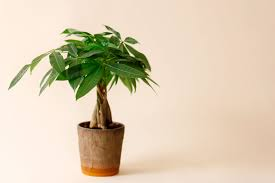
#> input picture Untitled.jpeg, 275 x 183 px
$ python image.py
#> lines starting #> are read from the running program, lines starting #| are printed output that depends on the picture; after the words box and inside, x2 and y2 are one past the last pixel; in counts of white or black regions, pixels touching at a corner belong together
### tools.py
import cv2 as cv
import numpy as np
from consts import *

class tools:
    def __init__(self):
        pass

    #masking function to seperate different colours in the image
    # [46 lines left out: functions create_mask, total_image, give_contour_and_surrounding_colour, not called in this run]

class tools2:
    def __init__(self):
        pass

    def create_mask(self, init_image, out_image, lower, upper):
        mask = cv.inRange(init_image, lower, upper)


        masked = cv.bitwise_and(out_image, out_image, mask=mask)

        return mask, masked

### image.py
import cv2 as cv
from consts import *
from tools import tools2

t = tools2()
frame = cv.imread('./Untitled.jpeg')
#> frame is the input picture: shape (183, 275, 3); mean B, G, R 180.3, 204.5, 220


hsv_frame = cv.cvtColor(frame, cv.COLOR_BGR2HSV)
#> hsv_frame: shape (183, 275, 3); mean H, S, V 17.6, 59.8, 222.9


# apply green mask
green_mask, masked_on_frame_green = t.create_mask(hsv_frame, frame, LOWER_GREEN, UPPER_GREEN)
#> in create_mask, `mask = cv.inRange(init_image, lower, upper)`:
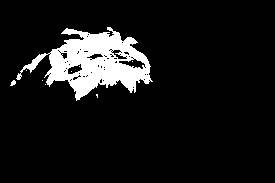
#> mask: shape (183, 275); 9% white; 9 white regions (7 under 20 px), largest, box (x1, y1, x2, y2) and area: (16, 27, 153, 101) 4514, (10, 80, 16, 86) 23
#> in create_mask, `masked = cv.bitwise_and(out_image, out_image, mask=mask)`:
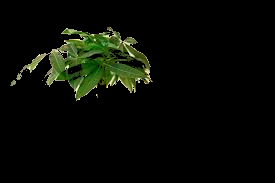
#> masked: shape (183, 275, 3); mean B, G, R 4.5, 10.4, 7.7
brown_mask, masked_on_frame_brown = t.create_mask(hsv_frame, frame, LOWER_BROWN, UPPER_BROWN)
#> call 2 of create_mask, with lower = (10, 50, 20), upper = (30, 255, 200)
#> in create_mask (call 2), `mask = cv.inRange(init_image, lower, upper)`:
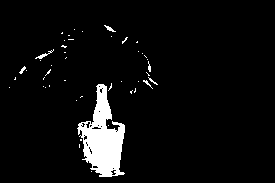
#> mask: shape (183, 275); 5.2% white; 46 white regions (39 under 20 px)
#> in create_mask (call 2), `masked = cv.bitwise_and(out_image, out_image, mask=mask)`:
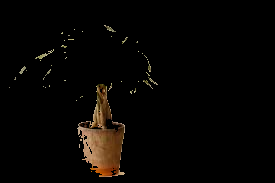
#> masked: shape (183, 275, 3); mean B, G, R 2.9, 4.9, 6.9

# find contours
contours_green, _ = cv.findContours(green_mask, cv.RETR_EXTERNAL, cv.CHAIN_APPROX_SIMPLE)
#> contours_green = 6 contours, 5 with area under 20; largest, box (x1, y1, x2, y2) and area: (16, 27, 153, 101) 4698
contours_brown, _ = cv.findContours(brown_mask, cv.RETR_EXTERNAL, cv.CHAIN_APPROX_SIMPLE)
#> contours_brown = 46 contours, 44 with area under 20; largest, box (x1, y1, x2, y2) and area: (77, 84, 125, 177) 2272, (35, 49, 54, 59) 23


#create the contoured image
contour_image = frame.copy()

largest_contour_green = max(contours_green, key=cv.contourArea)
#> largest_contour_green = contour of 300 points, box (x1, y1, x2, y2) (16, 27, 153, 101), area 4698
largest_contour_brown = max(contours_brown, key=cv.contourArea)
#> largest_contour_brown = contour of 154 points, box (x1, y1, x2, y2) (77, 84, 125, 177), area 2272

x, y, w, h = cv.boundingRect(largest_contour_green)
#> x = 16; y = 27; w = 137; h = 74
x_b, y_b, w_b, h_b = cv.boundingRect(largest_contour_brown)
#> x_b = 77; y_b = 84; w_b = 48; h_b = 93

buffer = 20
cv.rectangle(contour_image, (x-buffer, y-buffer), (x + w+buffer, y + h +buffer), (0, 0, 255), 2)
cv.rectangle(contour_image, (x_b-buffer, y_b-buffer), (x_b + w_b+buffer, y_b + h_b +buffer), (255, 0 , 0), 2)
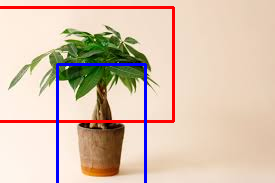
#> contour_image: shape (183, 275, 3); mean B, G, R 176.9, 195.1, 217.1


while True:
    cv.imshow("Bounding Box", contour_image)


    cv.imshow('cam', frame)
    cv.imshow('cam_hsv', hsv_frame)
# cv.imshow('contours', contour_image)
